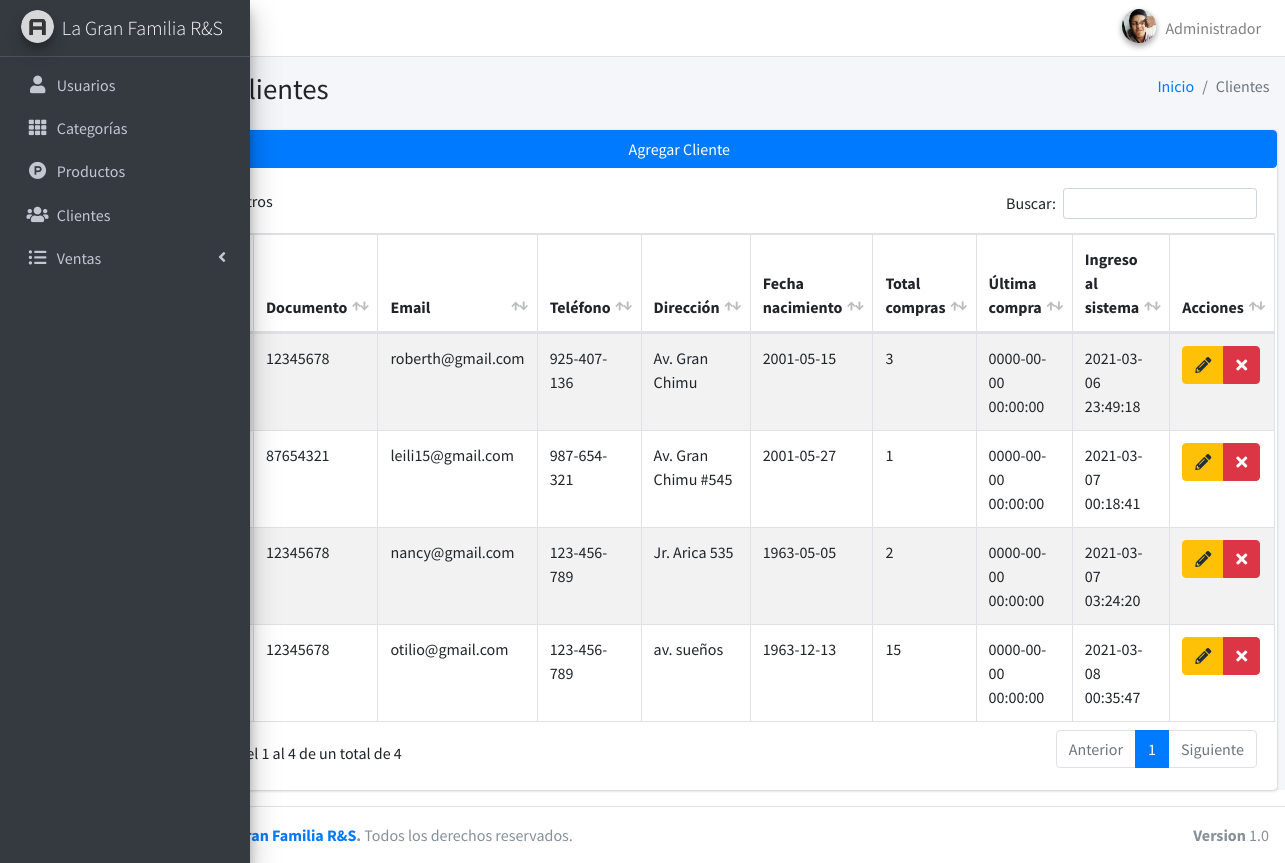
Screenshot of /clientes (signed in) with the database file from the repository.
### tables this page shows
CREATE TABLE `clientes` (
  `id` int(11) NOT NULL,
  `nombre` text NOT NULL,
  `documento` int(11) NOT NULL,
  `email` text NOT NULL,
  `telefono` text NOT NULL,
  `direccion` text NOT NULL,
  `fecha_nacimiento` date NOT NULL,
  `compras` int(11) NOT NULL DEFAULT '0',
  `fecha` timestamp NOT NULL DEFAULT CURRENT_TIMESTAMP
);

### controller/plantilla.controlador.php (called while the page is built)
<?php
class ControladorPlantilla{
    static public function ctrPlantilla(){
        include "view/plantilla.php";
    }
}

### index.php (called while the page is built, shortened)
<?php
require_once "controller/plantilla.controlador.php";
require_once "controller/usuarios.controlador.php";
require_once "controller/clientes.controlador.php";
require_once "controller/ventas.controlador.php";
require_once "model/clientes.modelo.php";
$plantilla = new ControladorPlantilla();
$plantilla -> ctrPlantilla();

### controller/clientes.controlador.php (called while the page is built, shortened)
<?php
class ControladorClientes{
	static public function ctrMostrarClientes($item, $valor){
		$tabla = "clientes";
		$respuesta = ModeloClientes::mdlMostrarClientes($tabla, $item, $valor);
		return $respuesta;
	}
}

### model/conexion.php (called while the page is built)
<?php
class Conexion{
    static public function conectar(){
        $link = new PDO("mysql:host=localhost;dbname=pos","root","mysql");
        $link->exec("set names utf8");
        return $link;
    }
}

### model/clientes.modelo.php (called while the page is built, shortened)
<?php
require_once "conexion.php";
class ModeloClientes{
	static public function mdlMostrarClientes($tabla, $item, $valor){
		if($item != null){
			$stmt = Conexion::conectar()->prepare("SELECT * FROM $tabla WHERE $item = :$item");
			$stmt -> bindParam(":".$item, $valor, PDO::PARAM_STR);
			$stmt -> execute();
			return $stmt -> fetch();
		}else{
			$stmt = Conexion::conectar()->prepare("SELECT * FROM $tabla");
			$stmt -> execute();
			return $stmt -> fetchAll();
		}
	}
}

### view/modules/clientes.php (the view, shortened to what this page needs)
<div class="content-wrapper">
    <section class="content-header">
      <div class="container-fluid">
        <div class="row mb-2">
          <div class="col-sm-6">
            <h1>Administrar clientes</h1>
          </div>
          <div class="col-sm-6">
            <ol class="breadcrumb float-sm-right">
              <li class="breadcrumb-item"><a href="inicio">Inicio</a></li>
              <li class="breadcrumb-item active">Clientes</li>
            </ol>
          </div>
        </div>
      </div>
    </section>
    <section class="content">
      <div class="card">
        <button class="btn btn-primary" data-toggle="modal" data-target="#modalAgregarCliente">
          Agregar Cliente
        </button>
        <div class="card-body">
          <table class="table table-bordered table-striped table-responsive-lg tablas">
            <thead>
              <tr>
                <th>#</th>
                <th>Nombre</th>
                <th>Documento</th>
                <th>Email</th>
                <th>Teléfono</th>
                <th>Dirección</th>
                <th>Fecha nacimiento</th>
                <th>Total compras</th>
                <th>Última compra</th>
                <th>Ingreso al sistema</th>
                <th>Acciones</th>
              </tr>
            </thead>
            <tbody>
            <?php
              $item = null;
              $valor = null;
              $clientes = ControladorClientes::ctrMostrarClientes($item,$valor);
              foreach ($clientes as $key => $value){
                echo '<tr>
                        <td>'.($key+1).'</td>
                        <td>'.$value["nombre"].'</td>
                        <td>'.$value["documento"].'</td>
                        <td>'.$value["email"].'</td>
                        <td>'.$value["telefono"].'</td>
                        <td>'.$value["direccion"].'</td>
                        <td>'.$value["fecha_nacimiento"].'</td>
                        <td>'.$value["compras"].'</td>
                        <td>0000-00-00 00:00:00</td>
                        <td>'.$value["fecha"].'</td>
                        <td>
                          <div class="btn-group">
                            <button class="btn btn-warning btnEditarCliente" data-toggle="modal" data-target="#modalEditarCliente" idCliente="'.$value["id"].'"><i class="fas fa-pencil-alt"></i></button>
                            <button class="btn btn-danger btnEliminarCliente" idCliente="'.$value["id"].'"><i class="fas fa-times"></i></button>
                          </div>
                        </td>
                      </tr>';
              }
            ?>
            </tbody>
          </table>
        </div>
      </div>
    </section>
  </div>

### rows the page displays
clientes: documento "12345678", email "roberth@gmail.com", telefono "925-407-136", direccion "Av. Gran Chimu", fecha_nacimiento "2001-05-15", compras "3", fecha "2021-03-06 23:49:18"
clientes: documento "87654321", email "leili15@gmail.com", telefono "987-654-321", direccion "Av. Gran Chimu #545", fecha_nacimiento "2001-05-27", compras "1", fecha "2021-03-07 00:18:41"
clientes: documento "12345678", email "nancy@gmail.com", telefono "123-456-789", direccion "Jr. Arica 535", fecha_nacimiento "1963-05-05", compras "2", fecha "2021-03-07 03:24:20"
clientes: documento "12345678", email "otilio@gmail.com", telefono "123-456-789", direccion "av. sueños", fecha_nacimiento "1963-12-13", compras "15", fecha "2021-03-08 00:35:47"

### other values shown
$_SESSION["nombre"] "Administrador"
